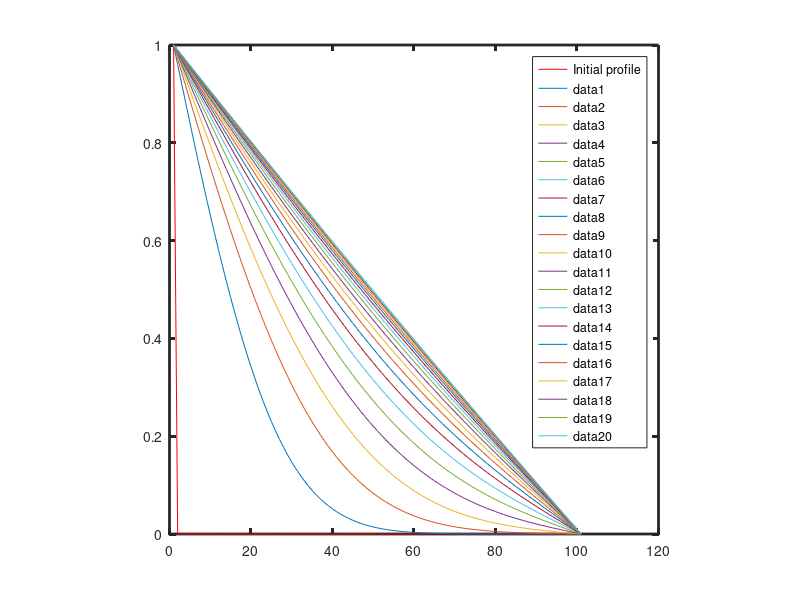

MATLAB code to generate this figure:
%
% Copyright (c) 2018, Vishal_S
% All rights reserved. Please read the "license.txt" for license terms.
%
% Project Title: Phase field modelling
% 
% Developer: Vishal S
% 
% Contact Info: vishalsubbu97@gmail.com
%
clf
clear

t  = cputime ;
%not dimensionalised numbers
delt = 0.1;
delx = 0.5;
D = 1.0;
n = 101;
alpha = D*delt/(delx*delx);

%initial conditions
% c(1) = C_0 and the remoining is 0.0
c_old = zeros(n,1);
c_new = zeros(n,1);
c_old(1) = 1;
c_old(n) = 0;
A = zeros(n,n);
%plot the initial profile
plot (c_old, 'r-;Initial profile;');

%populating the matrix
A(1,1) = 1;
A(n,n) = 1;
for i=2:n-1
A(i,i) = 1 + 2*alpha;
endfor
for i = 2:n-1
A(i,i-1) = -alpha;
endfor
for i = 3:n-1
A(i-1,i) = -alpha;
endfor


%get handle
ax = gca ;
set(ax, "linewidth",2.0);
axis("square");

%hold the plot
hold on

% Compostion evolution
for k = 1:20 %this is for plotting
for j = 1:500
c_new = inv(A)*c_old;
c_old = c_new;
endfor # ending j loop
plot (c_old);
endfor # ending k loop

% Save figure
print -djpg Implicit1D0C.jpg

printf('Total cpu time: %f seconds\n', cputime-t);
